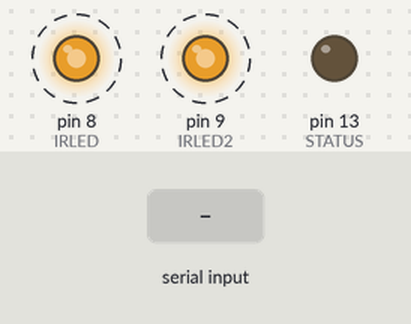
This sketch was run on a simulated Arduino Uno, built with avr-gcc and run on an emulated ATmega328P. On the bench: output pins drawn as LEDs (lit = HIGH). Dashed ring = blinking. The test bench sets the inputs (shaded band).

Above: at 1.2 s.
1.3 s: "90,45\n" received over Serial
At 1.51 s:
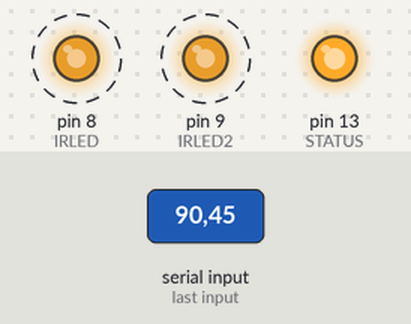
Timing chart, 0 to 10.3 s (numbered marks = the images above; inputs shaded):
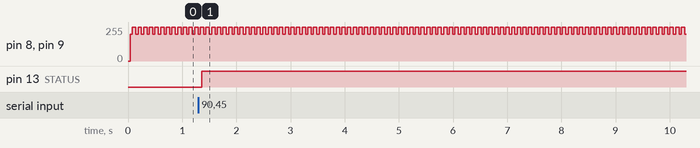

The sketch:

control_copter2.ino
```cpp
// control_copter

/*
This repeatedly sends commands to the helicopter.
The commands must be sent repeatedly or the copter will shut down.

It also monitors the serial port, to update the commands it should send.
The commands are 4 values in sequence: yaw, pitch, throttle, trim
- 127 is max
- Yaw 0 is turn right
- Pitch 0 is forward
- Throttle 90 is ascend, 63-ish is hover
- Trim is added to Yaw...kind of (more study needed)
*/

const int IRLED = 8; // The pin the IR LED is connected to
const int IRLED2 = 9; //Second LED
const int STATUS = 13; // The pin the status LED is on
byte cmds[] = {63, 63, 0, 63}; // Default flight commands

byte sendPacket(byte cmds[]){
  // Blinks IR LED in code to control copter

  // Works for Symya S107G
  static byte markL, countP, countR, one, zero;
  static bool data;
  static const byte maskB[] = {1,2,4,8,16,32,64,128};

  //digitalWrite(STATUS,HIGH);

  countP = 4;
  countR = 8;

  one = 0;
  zero = 0;

  data = true;

  // transmit start of packet
  markL = 77;
  while(markL--){
    digitalWrite(IRLED, LOW);
    digitalWrite(IRLED2, LOW);
    delayMicroseconds(10);
    digitalWrite(IRLED, HIGH);
    digitalWrite(IRLED2, HIGH);
    delayMicroseconds(10);
  }

  delayMicroseconds(1998);

  markL = 12;
  while(data){

    // transmit a binary 0 or 1
    while(markL--){
      digitalWrite(IRLED, LOW);
      digitalWrite(IRLED2, LOW);
      delayMicroseconds(10);
      digitalWrite(IRLED, HIGH);
       digitalWrite(IRLED2, HIGH);
      delayMicroseconds(10);
    }
    markL = 12;
    if(cmds[4-countP] & maskB[--countR]){
      one++;
      delayMicroseconds(688);
    }else{
      zero++;
      delayMicroseconds(288);
    }

    if(!countR){
      countR = 8;
      countP--;
    }

    if(!countP){
      data = false;
    }
  }

  while(markL--){
    digitalWrite(IRLED, LOW);
    digitalWrite(IRLED2, LOW);
    delayMicroseconds(10);
    digitalWrite(IRLED, HIGH);
    digitalWrite(IRLED2, HIGH);
    delayMicroseconds(10);
  }

  //digitalWrite(STATUS,LOW);

  return((.1-.014296-one*.000688-zero*.000288)*1000); // in ms.
}


void setup(){
    Serial.begin(9600);
    pinMode(STATUS, OUTPUT);
    digitalWrite(STATUS, LOW);
    pinMode(IRLED,  OUTPUT);
    digitalWrite(IRLED,  HIGH);
    pinMode(IRLED2,  OUTPUT);
    digitalWrite(IRLED2,  HIGH);
}


void serialEvent(){
  int c;
  int cv;
  // Gets bytes from serial port, updates the command params
  digitalWrite(STATUS, HIGH);
  if(Serial.available() != 4){
    return;
  }
  for(int i=0; i < 4; ++i){
    c = Serial.read();
    cv = (c - 48) * 10;
    cmds[i] = c;
  }
  digitalWrite(STATUS, LOW);
}

void loop(){
    delay(sendPacket(cmds));
}
```

Measured:
- after the input at 1.3 s, pin 13 (STATUS): LOW → HIGH after 0.06 s
- by itself, pin 8 (IRLED), pin 9 (IRLED2): alternates 255/255 for 0.06 s and 202/255 for 0.04 s
